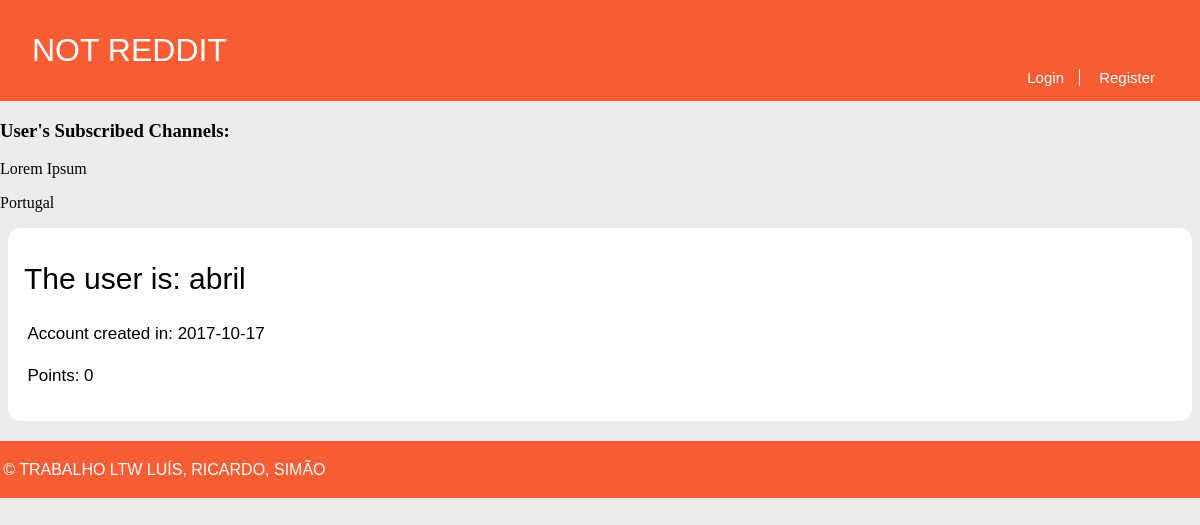
Screenshot of /pages/profile.php?name=abril with the database file from the repository.
### tables this page shows
CREATE TABLE UserSubscriptions (
  username VARCHAR REFERENCES utilizer,
  channel VARCHAR REFERENCES channel,
  PRIMARY KEY (username, channel)
);

CREATE TABLE Utilizer (
  username VARCHAR PRIMARY KEY,
  password VARCHAR NOT NULL,
  points INTEGER DEFAULT 0,
  created INTEGER -- date when the utilizer was created in epoch format
);

### database/db_channel.php (called while the page is built, shortened)
<?php
	function getSubscribedChannels($username){
		$db = Database::instance()->db();
		$subscribedChannelsQuery = $db->prepare('SELECT channel FROM UserSubscriptions WHERE username = ?');
		$subscribedChannelsQuery->execute(array($username));
		$subscribedChannelsNames = $subscribedChannelsQuery->fetchAll();
		return $subscribedChannelsNames;
	}
?>

### database/db_user.php (called while the page is built, shortened)
<?php
    function getUserPublicInfo($username) {
        $db = Database::instance()->db();
        $stmt = $db->prepare('SELECT points, created FROM Utilizer WHERE username = ?');
        $stmt->execute(array($username));
        return $stmt->fetchAll();
    }
?>

### templates/tpl_sub.php (the view, shortened to what this page needs)
<?php
  include_once('../database/db_channel.php');
?>
<?php function draw_subscribersAside($username) { ?>
  <link rel="stylesheet" href="../css/story.css">
  <aside id="subscriptions">
      <h3> User's Subscribed Channels: </h3>
      <?php
      $subscribedChannelsNames = getSubscribedChannels($username);
      if(empty($subscribedChannelsNames)) { ?>
        <p> User has not subscribed to any channel .</p>
      <?php } else {
        foreach( $subscribedChannelsNames as $channelName) { ?>
          <p><a onclick="window.location.href='../pages/channel.php?name=<?=$channelName['channel']?>'"><?=$channelName['channel']?></a></p>
        <?php }
      } ?>
  </aside>
<?php } ?>

### templates/tpl_common.php (shortened to what this page needs)
<?php
	include_once('tpl_sub.php');
?>
<?php function draw_header($username, $channel) { ?>
	<!DOCTYPE html>
	<html>
		<head>
			<link rel="stylesheet" href="../css/common.css">
		</head>
		<body>
			<header>
				<?php if($channel === "NOT REDDIT") { ?>
					<a id="title" href="../pages/homepage.php"><?=$channel?></a>
				<?php } else { ?>
					<a id="title" href="../pages/channel.php?name=<?=$channel?>"><?=$channel?></a>
				<?php } ?>
				<?php if($username != NULL) { ?>
					<nav id="signup">
						<a id="profile" href="../pages/profile.php?name=<?=$username?>"><?= $username ?></a>
						<a href="../actions/action_logout.php">Logout</a>
						<?php draw_subscriberList() ?>
					</nav>
				<?php } else { ?>
					<nav id="signup">
						<a href="../pages/login.php">Login</a>
						<a href="../pages/register.php">Register</a>
					</nav>
				<?php } ?>
			</header>
<?php } ?>
<?php function draw_user_info($username, $created, $points) { ?>
	<?php $data = convert_epoch($created) ?>
	<link rel="stylesheet" href="../css/story.css">
	<section id="storyText">
		<h1>The user is: <?=$username?></h1>
		<p>Account created in: <?=$data->format('Y-m-d')?></p>
		<p>Points: <?=$points?></p>
	</section>
<?php } ?>
<?php function convert_epoch($epoch){
	$dt = new DateTime("@$epoch");
	return $dt;
} ?>
<?php function draw_footer() { ?>
	</body>
	<footer>
		<p>&copy; TRABALHO LTW LUÍS, RICARDO, SIMÃO</p>
	</footer>
	</html>
<?php } ?>

### css/common.css (style rules this page uses)
body { margin: 0 auto; padding-bottom: 5em; max-width: 80em; --bg-color: #ececec; --panel-color: #f95d34; --error-bg-color: lightcoral; --error-ft-color: black; --successs-bg-color: lightgreen; --success-ft-color: black; background-color: var(--bg-color); }
body > header { display: grid; grid-template-columns: 1fr auto; grid-template-rows: auto auto; background-color: var(--panel-color) ; color: white; font-family: Verdana, sans-serif; }
body > header #title { padding-top: 1em; padding-left: 1em; text-decoration: none; color: white; font-size: 32px; grid-column: 1; grid-row: 1; cursor: pointer; }
body > header #signup { padding-right: 2em; padding-bottom: 15px; grid-column: 2; grid-row: 2; font-size: 15px; }
body > header > #signup > a:first-child { border-right: 1px solid white; }
body > header > #signup > a { padding: 0 1em; color: white; text-decoration: none; }
body > header #signup > a:first-child { padding-left: 0; }
footer { padding: 0.2em; margin: 20px auto; max-width: 80em; background-color: var(--panel-color); color: white; font-family: Verdana, sans-serif; }

### css/story.css (style rules this page uses)
#storyText { background-color: white; border-radius: 13px; margin: 1em 0.5em 0em 0.5em; padding: 1em; }
#storyText > h1 { text-align: left; font-size: 30px; font-weight: 480; font-family: Verdana, sans-serif; margin-top: 0.6em; }
#storyText > p { text-align: justify; font-size: 17px; line-height: 25px; font-family: Arial, sans-serif; margin-left: 0.2em; margin-right: 2.5em; }

### rows the page displays
usersubscriptions: channel "Lorem Ipsum"
usersubscriptions: channel "Portugal"
utilizer: created "2017-10-17", points "0"

### other values shown
$channel "NOT REDDIT"
$username "abril"
